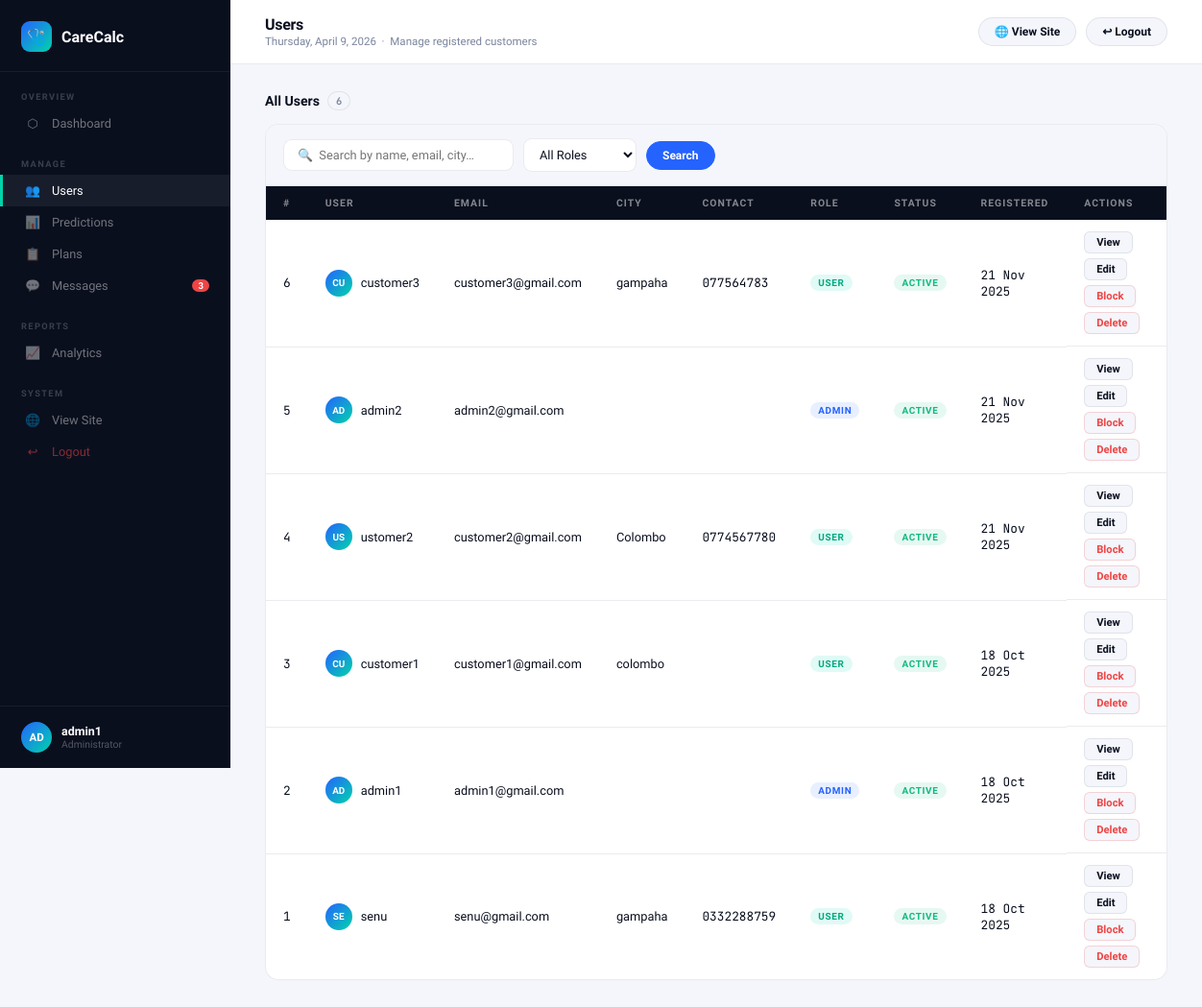
Screenshot of /admin_users.php (signed in) with the database file from the repository.
### tables this page shows
CREATE TABLE IF NOT EXISTS `users` (
  `id` int NOT NULL AUTO_INCREMENT,
  `username` varchar(100) NOT NULL,
  `email` varchar(100) NOT NULL,
  `password` varchar(255) NOT NULL,
  `city` varchar(100) DEFAULT NULL,
  `contact` varchar(20) DEFAULT NULL,
  `role` enum('user','admin') NOT NULL DEFAULT 'user',
  `created_at` timestamp NULL DEFAULT CURRENT_TIMESTAMP,
  `is_blocked` tinyint(1) NOT NULL DEFAULT '0',
  PRIMARY KEY (`id`),
  UNIQUE KEY `email` (`email`)
);

### admin_users.php (the view, shortened to what this page needs)
<?php
include "config.php";
$search = trim($_GET['q'] ?? '');
$filter = $_GET['role_filter'] ?? 'all';
$where = "WHERE 1=1";
$params = [];
$types  = "";
$per_page = 15;
$page = max(1, intval($_GET['p'] ?? 1));
$offset = ($page - 1) * $per_page;
$count_stmt = $conn->prepare("SELECT COUNT(*) c FROM users $where");
$count_stmt->execute();
$total_rows = $count_stmt->get_result()->fetch_assoc()['c'];
$stmt = $conn->prepare("SELECT id,username,email,city,contact,role,created_at,COALESCE(is_blocked,0) is_blocked FROM users $where ORDER BY id DESC LIMIT ? OFFSET ?");
$all_params = array_merge($params, [$per_page, $offset]);
$all_types  = $types . "ii";
$stmt->bind_param($all_types, ...$all_params);
$stmt->execute();
$users = $stmt->get_result();
$view_user = null;
?>
<!DOCTYPE html>
<html lang="en">
<head>
</head>
<body>
<?php include 'admin_sidebar.php'; ?>
<div class="a-main">
<?php include 'admin_topbar.php'; ?>
<div class="a-content">
<?php if ($view_user): ?>
<div class="user-detail-panel fade-in d1">
    <div style="display:flex;align-items:center;justify-content:space-between;margin-bottom:18px;">
        <h3 style="font-size:0.9rem;font-weight:700;color:var(--ink);">User Profile</h3>
        <a href="admin_users.php" class="tbl-btn">← Back to Users</a>
    </div>
    <div class="udp-header">
        <div class="udp-avatar"><?= strtoupper(substr($view_user['username'],0,2)) ?></div>
        <div>
            <div class="udp-name"><?= htmlspecialchars($view_user['username']) ?></div>
            <div class="udp-email"><?= htmlspecialchars($view_user['email']) ?></div>
            <div style="margin-top:6px;display:flex;gap:6px;">
                <span class="role-chip <?= $view_user['role'] ?>"><?= $view_user['role'] ?></span>
                <?php if(!empty($view_user['is_blocked'])): ?>
                <span class="status-chip unread">Blocked</span>
                <?php endif; ?>
            </div>
        </div>
        <div style="margin-left:auto;display:flex;gap:8px;">
            <button onclick="openEditModal(<?= $view_user['id'] ?>, '<?= addslashes($view_user['username']) ?>', '<?= addslashes($view_user['email']) ?>', '<?= addslashes($view_user['city'] ?? '') ?>', '<?= addslashes($view_user['contact'] ?? '') ?>', '<?= $view_user['role'] ?>')" class="tbl-btn">✏️ Edit</button>
            <a href="admin_users.php?toggle_block=<?= $view_user['id'] ?>" class="tbl-btn <?= empty($view_user['is_blocked']) ? 'danger' : 'success' ?>"><?= empty($view_user['is_blocked']) ? '🚫 Block' : '✓ Unblock' ?></a>
        </div>
    </div>
    <div class="udp-grid">
        <div class="udp-field"><div class="udp-field-label">User ID</div><div class="udp-field-val mono">#<?= $view_user['id'] ?></div></div>
        <div class="udp-field"><div class="udp-field-label">City</div><div class="udp-field-val"><?= htmlspecialchars($view_user['city'] ?? '—') ?></div></div>
        <div class="udp-field"><div class="udp-field-label">Contact</div><div class="udp-field-val mono"><?= htmlspecialchars($view_user['contact'] ?? '—') ?></div></div>
        <div class="udp-field"><div class="udp-field-label">Registered</div><div class="udp-field-val"><?= date('d M Y, H:i', strtotime($view_user['created_at'])) ?></div></div>
        <div class="udp-field"><div class="udp-field-label">Role</div><div class="udp-field-val"><?= $view_user['role'] ?></div></div>
        <div class="udp-field"><div class="udp-field-label">Status</div><div class="udp-field-val"><?= empty($view_user['is_blocked']) ? 'Active' : 'Blocked' ?></div></div>
    </div>
</div>
<div class="sec-header"><div class="sec-title">Prediction History</div></div>
<div class="tbl-wrap fade-in d2">
<table class="cc-table">
  <thead><tr><th>#</th><th>Predicted Premium</th><th>Recommended Plan</th><th>Coverage Plan</th><th>Date</th></tr></thead>
  <tbody>
  <?php
  $has = false;
  while ($vpr = $view_preds->fetch_assoc()):
    $has = true;
  ?>
  <tr>
    <td class="mono"><?= $vpr['id'] ?></td>
    <td style="font-family:'JetBrains Mono',monospace;font-weight:600;color:var(--ink);">LKR <?= number_format($vpr['predicted_premium'],0) ?></td>
    <td><span class="plan-chip plan-<?= strtolower($vpr['recommended_plan']) ?>"><?= $vpr['recommended_plan'] ?></span></td>
    <td><?= htmlspecialchars($vpr['coverage_plan']) ?></td>
    <td class="mono"><?= date('d M Y H:i', strtotime($vpr['created_at'])) ?></td>
  </tr>
  <?php endwhile; ?>
  <?php if (!$has): ?><tr><td colspan="5"><div class="empty-state"><div class="empty-icon">📊</div>No predictions yet.</div></td></tr><?php endif; ?>
  </tbody>
</table>
</div>
<?php else: ?>
<div class="sec-header">
    <div class="sec-title">All Users <span class="sec-count"><?= $total_rows ?></span></div>
</div>
<div class="tbl-wrap fade-in d1">
    <div class="filter-bar">
        <form method="GET" style="display:flex;align-items:center;gap:10px;width:100%;">
            <input class="filter-input" type="text" name="q" placeholder="🔍  Search by name, email, city…" value="<?= htmlspecialchars($search) ?>">
            <select class="filter-select" name="role_filter" onchange="this.form.submit()">
                <option value="all" <?= $filter==='all' ? 'selected' : '' ?>>All Roles</option>
            </select>
            <button type="submit" class="tb-btn primary">Search</button>
        </form>
    </div>
    <table class="cc-table">
        <thead>
            <tr><th>#</th><th>User</th><th>Email</th><th>City</th><th>Contact</th><th>Role</th><th>Status</th><th>Registered</th><th>Actions</th></tr>
        </thead>
        <tbody>
        <?php
        $row_num = $offset + 1;
        while ($u = $users->fetch_assoc()):
        ?>
        <tr>
            <td class="mono"><?= $u['id'] ?></td>
            <td>
                <div class="user-cell">
                    <div class="mini-avatar" style="<?= !empty($u['is_blocked']) ? 'opacity:0.4;' : '' ?>"><?= strtoupper(substr($u['username'],0,2)) ?></div>
                    <span style="<?= !empty($u['is_blocked']) ? 'color:var(--muted);' : '' ?>"><?= htmlspecialchars($u['username']) ?></span>
                </div>
            </td>
            <td class="cell-muted"><?= htmlspecialchars($u['email']) ?></td>
            <td><?= htmlspecialchars($u['city'] ?? '—') ?></td>
            <td class="mono"><?= htmlspecialchars($u['contact'] ?? '—') ?></td>
            <td><span class="role-chip <?= $u['role'] ?>"><?= $u['role'] ?></span></td>
            <td>
                <?php if(!empty($u['is_blocked'])): ?>
                <span class="status-chip unread">Blocked</span>
                <?php else: ?>
                <span class="status-chip read">Active</span>
                <?php endif; ?>
            </td>
            <td class="mono"><?= date('d M Y', strtotime($u['created_at'])) ?></td>
            <td style="display:flex;gap:5px;flex-wrap:wrap;">
                <a href="admin_users.php?view=<?= $u['id'] ?>" class="tbl-btn">View</a>
                <button onclick="openEditModal(<?= $u['id'] ?>,'<?= addslashes($u['username']) ?>','<?= addslashes($u['email']) ?>','<?= addslashes($u['city']??'') ?>','<?= addslashes($u['contact']??'') ?>','<?= $u['role'] ?>')" class="tbl-btn">Edit</button>
                <a href="admin_users.php?toggle_block=<?= $u['id'] ?>" class="tbl-btn <?= empty($u['is_blocked']) ? 'danger' : 'success' ?>"><?= empty($u['is_blocked']) ? 'Block' : 'Unblock' ?></a>
                <a href="admin_users.php?delete=<?= $u['id'] ?>" class="tbl-btn danger" onclick="return confirm('Delete this user and all their data? This cannot be undone.')">Delete</a>
            </td>
        </tr>
        <?php $row_num++; endwhile; ?>
        </tbody>
    </table>
</div>
<?php endif; ?>
</div></div>
</body></html>

### rows the page displays
users: id "6", username "CU", username "customer3", email "customer3@gmail.com", city "gampaha", contact "077564783", role "USER", created_at "21 Nov 2025"
users: id "5", username "AD", username "admin2", email "admin2@gmail.com", role "ADMIN", created_at "21 Nov 2025"
users: id "4", username "US", username "ustomer2", email "customer2@gmail.com", city "Colombo", contact "0774567780", role "USER", created_at "21 Nov 2025"
users: id "3", username "CU", username "customer1", email "customer1@gmail.com", city "colombo", role "USER", created_at "18 Oct 2025"
users: id "2", username "AD", username "admin1", email "admin1@gmail.com", role "ADMIN", created_at "18 Oct 2025"
users: id "1", username "SE", username "senu", email "senu@gmail.com", city "gampaha", contact "0332288759", role "USER", created_at "18 Oct 2025"

### other values shown
$item['section'] "OVERVIEW"
$item['icon'] "⬡"
$item['label'] "Dashboard"
$item['section'] "MANAGE"
$item['icon'] "👥"
$item['label'] "Users"
$item['icon'] "📊"
$item['label'] "Predictions"
$item['icon'] "📋"
$item['label'] "Plans"
$item['icon'] "💬"
$item['label'] "Messages"
$item['badge'] "3"
$item['section'] "REPORTS"
$item['icon'] "📈"
